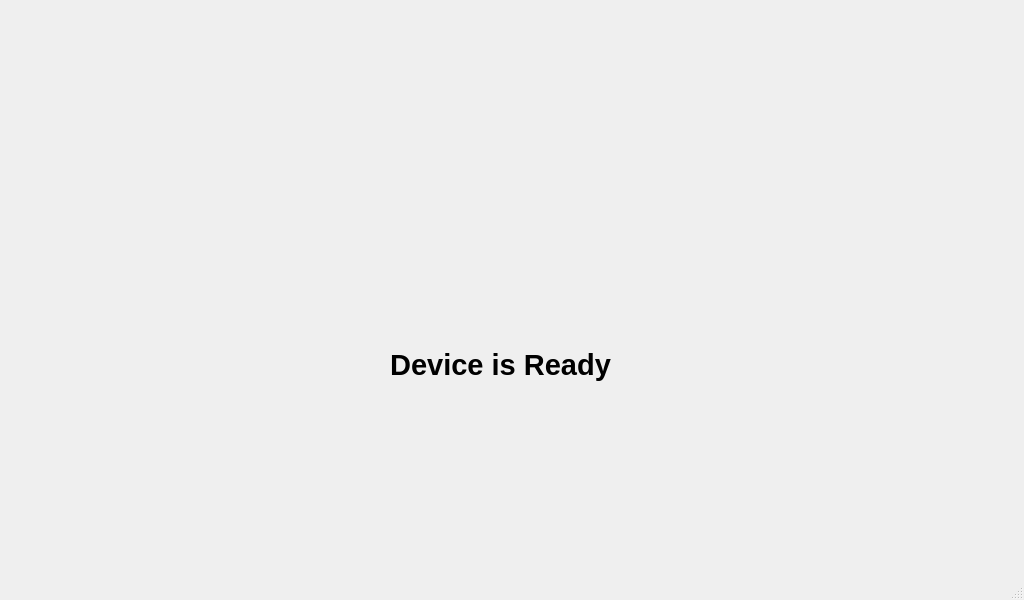
<?xml version="1.0" encoding="UTF-8"?>
<ui version="4.0">
 <class>MainWindow2</class>
 <widget class="QMainWindow" name="MainWindow2">
  <property name="geometry">
   <rect>
    <x>0</x>
    <y>0</y>
    <width>1024</width>
    <height>600</height>
   </rect>
  </property>
  <property name="windowTitle">
   <string>MainWindow</string>
  </property>
  <widget class="QWidget" name="centralwidget">
   <property name="sizePolicy">
    <sizepolicy hsizetype="Fixed" vsizetype="Fixed">
     <horstretch>0</horstretch>
     <verstretch>0</verstretch>
    </sizepolicy>
   </property>
   <widget class="QLabel" name="label">
    <property name="geometry">
     <rect>
      <x>0</x>
      <y>0</y>
      <width>1024</width>
      <height>600</height>
     </rect>
    </property>
    <property name="font">
     <font>
      <pointsize>16</pointsize>
      <weight>75</weight>
      <bold>true</bold>
     </font>
    </property>
    <property name="text">
     <string/>
    </property>
    <property name="pixmap">
     <pixmap>pics/Standby.png</pixmap>
    </property>
    <property name="scaledContents">
     <bool>true</bool>
    </property>
    <property name="wordWrap">
     <bool>false</bool>
    </property>
   </widget>
   <widget class="QLabel" name="label_2">
    <property name="geometry">
     <rect>
      <x>370</x>
      <y>340</y>
      <width>261</width>
      <height>50</height>
     </rect>
    </property>
    <property name="text">
     <string>&lt;html&gt;&lt;head/&gt;&lt;body&gt;&lt;p align=&quot;center&quot;&gt;&lt;span style=&quot; font-size:22pt; font-weight:600;&quot;&gt;Device is Ready&lt;/span&gt;&lt;/p&gt;&lt;/body&gt;&lt;/html&gt;</string>
    </property>
   </widget>
   <widget class="QPushButton" name="setting">
    <property name="geometry">
     <rect>
      <x>170</x>
      <y>440</y>
      <width>100</width>
      <height>100</height>
     </rect>
    </property>
    <property name="text">
     <string/>
    </property>
    <property name="icon">
     <iconset>
      <normaloff>pics/1 (90 × 90 px) (1).png</normaloff>pics/1 (90 × 90 px) (1).png</iconset>
    </property>
    <property name="iconSize">
     <size>
      <width>100</width>
      <height>100</height>
     </size>
    </property>
    <property name="flat">
     <bool>true</bool>
    </property>
   </widget>
   <widget class="QPushButton" name="work">
    <property name="geometry">
     <rect>
      <x>30</x>
      <y>440</y>
      <width>100</width>
      <height>100</height>
     </rect>
    </property>
    <property name="text">
     <string/>
    </property>
    <property name="icon">
     <iconset>
      <normaloff>pics/1 (90 × 90 px) (2).png</normaloff>pics/1 (90 × 90 px) (2).png</iconset>
    </property>
    <property name="iconSize">
     <size>
      <width>100</width>
      <height>100</height>
     </size>
    </property>
    <property name="flat">
     <bool>true</bool>
    </property>
   </widget>
   <widget class="QPushButton" name="connection">
    <property name="geometry">
     <rect>
      <x>890</x>
      <y>440</y>
      <width>100</width>
      <height>100</height>
     </rect>
    </property>
    <property name="text">
     <string/>
    </property>
    <property name="icon">
     <iconset>
      <normaloff>pics/cokk.png</normaloff>pics/cokk.png</iconset>
    </property>
    <property name="iconSize">
     <size>
      <width>100</width>
      <height>100</height>
     </size>
    </property>
    <property name="flat">
     <bool>true</bool>
    </property>
   </widget>
   <widget class="QLabel" name="label_3">
    <property name="geometry">
     <rect>
      <x>310</x>
      <y>70</y>
      <width>400</width>
      <height>250</height>
     </rect>
    </property>
    <property name="text">
     <string/>
    </property>
    <property name="pixmap">
     <pixmap>pics/Decas_Logo.png</pixmap>
    </property>
    <property name="scaledContents">
     <bool>true</bool>
    </property>
   </widget>
   <widget class="QTextEdit" name="time_2">
    <property name="geometry">
     <rect>
      <x>920</x>
      <y>70</y>
      <width>131</width>
      <height>40</height>
     </rect>
    </property>
    <property name="palette">
     <palette>
      <active>
       <colorrole role="Base">
        <brush brushstyle="SolidPattern">
         <color alpha="0">
          <red>255</red>
          <green>255</green>
          <blue>255</blue>
         </color>
        </brush>
       </colorrole>
      </active>
      <inactive>
       <colorrole role="Base">
        <brush brushstyle="SolidPattern">
         <color alpha="0">
          <red>255</red>
          <green>255</green>
          <blue>255</blue>
         </color>
        </brush>
       </colorrole>
      </inactive>
      <disabled>
       <colorrole role="Base">
        <brush brushstyle="SolidPattern">
         <color alpha="255">
          <red>240</red>
          <green>240</green>
          <blue>240</blue>
         </color>
        </brush>
       </colorrole>
      </disabled>
     </palette>
    </property>
    <property name="font">
     <font>
      <pointsize>16</pointsize>
      <weight>75</weight>
      <bold>true</bold>
     </font>
    </property>
    <property name="frameShape">
     <enum>QFrame::NoFrame</enum>
    </property>
    <property name="readOnly">
     <bool>true</bool>
    </property>
   </widget>
   <widget class="QTextEdit" name="date">
    <property name="enabled">
     <bool>true</bool>
    </property>
    <property name="geometry">
     <rect>
      <x>30</x>
      <y>30</y>
      <width>241</width>
      <height>40</height>
     </rect>
    </property>
    <property name="palette">
     <palette>
      <active>
       <colorrole role="Base">
        <brush brushstyle="SolidPattern">
         <color alpha="0">
          <red>255</red>
          <green>255</green>
          <blue>255</blue>
         </color>
        </brush>
       </colorrole>
      </active>
      <inactive>
       <colorrole role="Base">
        <brush brushstyle="SolidPattern">
         <color alpha="0">
          <red>255</red>
          <green>255</green>
          <blue>255</blue>
         </color>
        </brush>
       </colorrole>
      </inactive>
      <disabled>
       <colorrole role="Base">
        <brush brushstyle="SolidPattern">
         <color alpha="255">
          <red>240</red>
          <green>240</green>
          <blue>240</blue>
         </color>
        </brush>
       </colorrole>
      </disabled>
     </palette>
    </property>
    <property name="font">
     <font>
      <pointsize>16</pointsize>
      <weight>75</weight>
      <bold>true</bold>
     </font>
    </property>
    <property name="frameShape">
     <enum>QFrame::NoFrame</enum>
    </property>
    <property name="readOnly">
     <bool>true</bool>
    </property>
   </widget>
   <widget class="QTextEdit" name="time">
    <property name="geometry">
     <rect>
      <x>850</x>
      <y>30</y>
      <width>131</width>
      <height>40</height>
     </rect>
    </property>
    <property name="palette">
     <palette>
      <active>
       <colorrole role="Base">
        <brush brushstyle="SolidPattern">
         <color alpha="0">
          <red>255</red>
          <green>255</green>
          <blue>255</blue>
         </color>
        </brush>
       </colorrole>
      </active>
      <inactive>
       <colorrole role="Base">
        <brush brushstyle="SolidPattern">
         <color alpha="0">
          <red>255</red>
          <green>255</green>
          <blue>255</blue>
         </color>
        </brush>
       </colorrole>
      </inactive>
      <disabled>
       <colorrole role="Base">
        <brush brushstyle="SolidPattern">
         <color alpha="255">
          <red>240</red>
          <green>240</green>
          <blue>240</blue>
         </color>
        </brush>
       </colorrole>
      </disabled>
     </palette>
    </property>
    <property name="font">
     <font>
      <pointsize>16</pointsize>
      <weight>75</weight>
      <bold>true</bold>
     </font>
    </property>
    <property name="frameShape">
     <enum>QFrame::NoFrame</enum>
    </property>
    <property name="readOnly">
     <bool>true</bool>
    </property>
   </widget>
  </widget>
  <widget class="QMenuBar" name="menubar">
   <property name="geometry">
    <rect>
     <x>0</x>
     <y>0</y>
     <width>1024</width>
     <height>21</height>
    </rect>
   </property>
  </widget>
  <widget class="QStatusBar" name="statusbar"/>
 </widget>
 <resources/>
 <connections/>
</ui>
